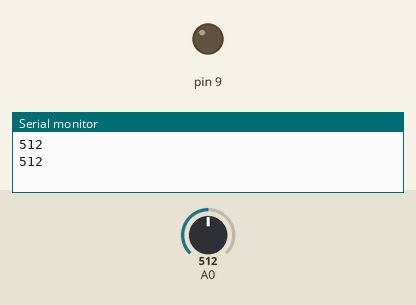
This sketch was run on a simulated Arduino Uno, built with avr-gcc and run on an emulated ATmega328P. Shown: output pins drawn as LEDs (lit = HIGH), the last lines printed to the serial monitor. Inputs (shaded band) come from the test bench; at power-on: A0 = 512.

Above: at 1.8 s.
1.9 s: A0 set to 415
3.4 s: A0 set to 384
At 4.7 s:
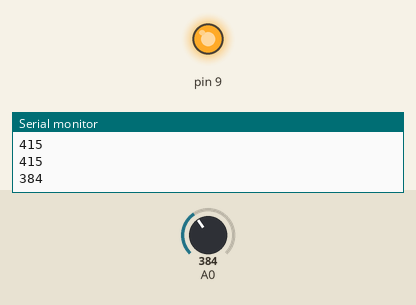
5.5 s: A0 set to 410
At 6.3 s:
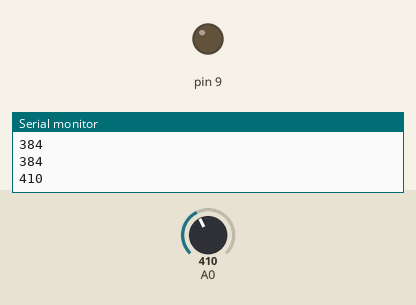
7.5 s: A0 set to 390
At 9.0 s:
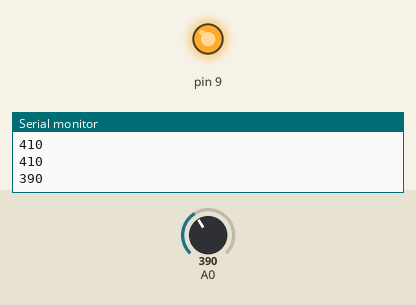
Timing chart, 0 to 10.5 s (numbered marks = the images above; inputs shaded):
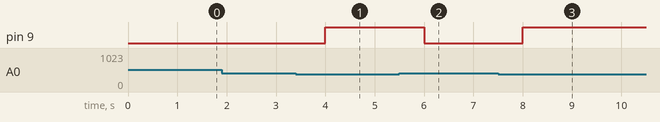

Measured:
- the behaviour switches between 400 and 399 on A0 (found by bisection; images 0 and 1)
- after the input at 3.4 s, pin 9: LOW → HIGH after 0.60 s
- after the input at 5.5 s, pin 9: HIGH → LOW after 0.50 s
- after the input at 7.5 s, pin 9: LOW → HIGH after 0.50 s

The sketch:

light_sensor_ex2.ino
```cpp
void setup() {
  Serial.begin(9600);
  pinMode(9, OUTPUT);

}

void loop() {
  int light = analogRead(A0) ;
  Serial.println(light);
  if(light <400){
    digitalWrite(9, HIGH);
  }
  else{
    digitalWrite(9, LOW);
  }
  delay(1000);
}
```
